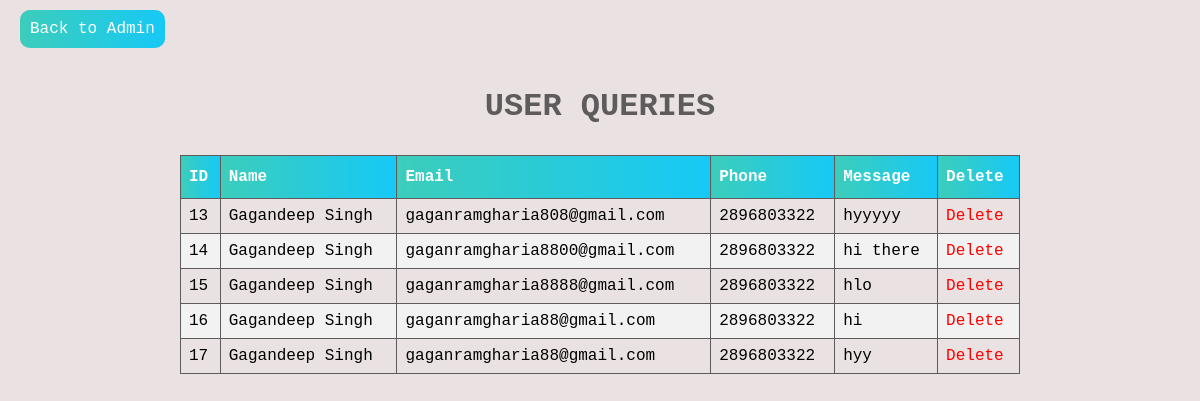
Page /admin/queries.php on the committed database.
### tables this page shows
CREATE TABLE `form` (
  `id` int(255) NOT NULL,
  `name` varchar(255) NOT NULL,
  `email` varchar(255) NOT NULL,
  `phone` varchar(255) NOT NULL,
  `message` varchar(255) NOT NULL
);

### admin/queries.php (the view, shortened to what this page needs)
<!DOCTYPE html>
<html>
<head>
</head>
<body>
  <div class="header">
    <nav><a href="admin.php">Back to Admin</a></nav>
</div>
<h1>USER QUERIES</h1>
<table id="customers">
  <tr>
    <th>ID</th>
    <th>Name</th>
    <th>Email</th>
    <th>Phone</th>
    <th>Message</th>
    <th>Delete</th>
  </tr>
    <?php
include '../connection.php';
$selectquery = "select * from form";
$query = mysqli_query($con,$selectquery);
while ($arrydata = mysqli_fetch_assoc($query)) {
  ?>
  <tr>
    <td><?php echo $arrydata['id'];  ?></td>
    <td><?php echo $arrydata['name'];  ?></td>
    <td><?php echo $arrydata['email'];  ?></td>
    <td><?php echo $arrydata['phone'];  ?></td>
    <td><?php echo $arrydata['message'];  ?></td>
    <td><a style="text-decoration: none; color: red"; href="deletequery.php?id= <?php echo $arrydata['id'];  ?>">Delete</a></td>
  </tr>
  <?php
}
?>
</table>
</body>
</html>

### admin/queries.php (style rules this page uses)
* { font-family: "Lucida Console", "Courier New", monospace; margin: 0; padding: 0; }
body { background:#EAE2E2; }
h1 { text-align: center; color: #5D5B5B; padding: 30px; }
#customers { font-family: "Lucida Console", "Courier New", monospace; border-collapse: collapse; width: 70%; margin-left:auto; margin-right:auto; }
#customers td, #customers th { border: 1px solid #5D5B5B; padding: 8px; }
#customers tr:nth-child(even) { background-color: #f2f2f2; }
#customers th { padding-top: 12px; padding-bottom: 12px; text-align: left; background: rgba(0, 0, 0, 0.2) linear-gradient(to right, #1e5799 0%, #3ccdbb 0%, #16c9f6 100%); color: white; }
.header { margin: 10px ; padding: 10px; }
.header a { border: none; border-radius: 10px; background: rgba(0, 0, 0, 0.2) linear-gradient(to right, #1e5799 0%, #3ccdbb 0%, #16c9f6 100%); padding: 10px; color: #fff; text-decoration: none; }

### rows in the picture
form: id "13", name "Gagandeep Singh", email "gaganramgharia808@gmail.com", phone "2896803322", message "hyyyyy"
form: id "14", name "Gagandeep Singh", email "gaganramgharia8800@gmail.com", phone "2896803322", message "hi there"
form: id "15", name "Gagandeep Singh", email "gaganramgharia8888@gmail.com", phone "2896803322", message "hlo"
form: id "16", name "Gagandeep Singh", email "gaganramgharia88@gmail.com", phone "2896803322", message "hi"
form: id "17", name "Gagandeep Singh", email "gaganramgharia88@gmail.com", phone "2896803322", message "hyy"
